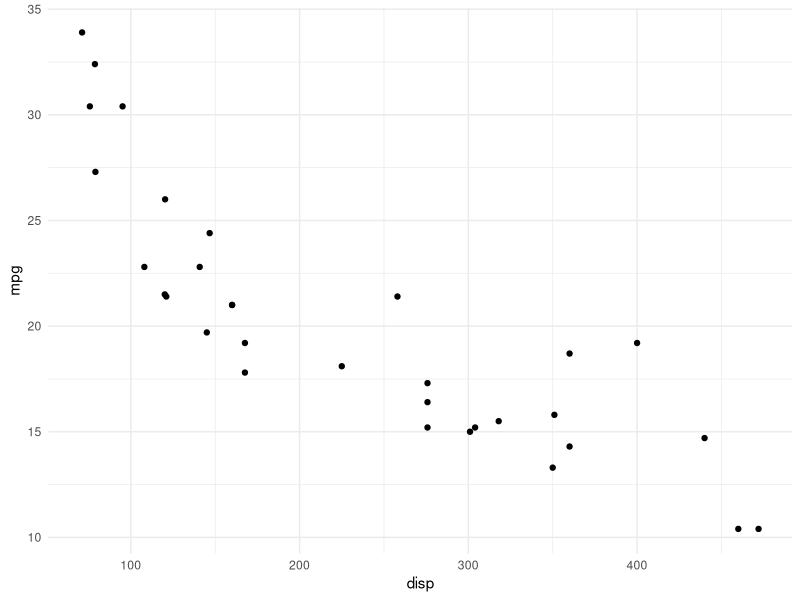
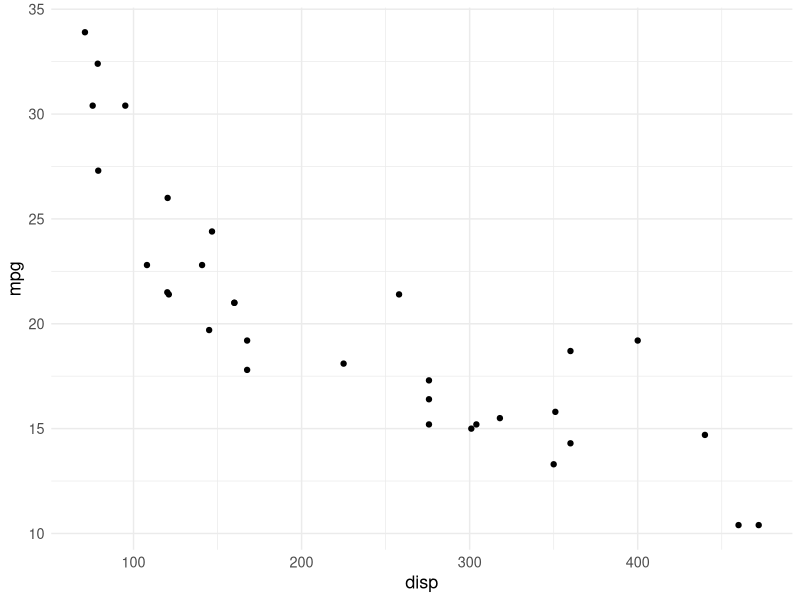

Reproduce these figures in R, in order.
# Chapter exercises verification (run from repo root).
library(ggplot2)
p1 <- ggplot(mtcars) + geom_point(aes(disp, mpg)) + theme_minimal()
theme_rsquared <- function() { theme_minimal() + theme(text = element_text(size = 13), plot.title = element_text(face = "bold"), legend.position = "bottom") }
p2 <- ggplot(mtcars) + geom_point(aes(disp, mpg)) + theme_rsquared()
invisible(lapply(list(p1, p2), ggplot_build))
message("ch-themes OK")
